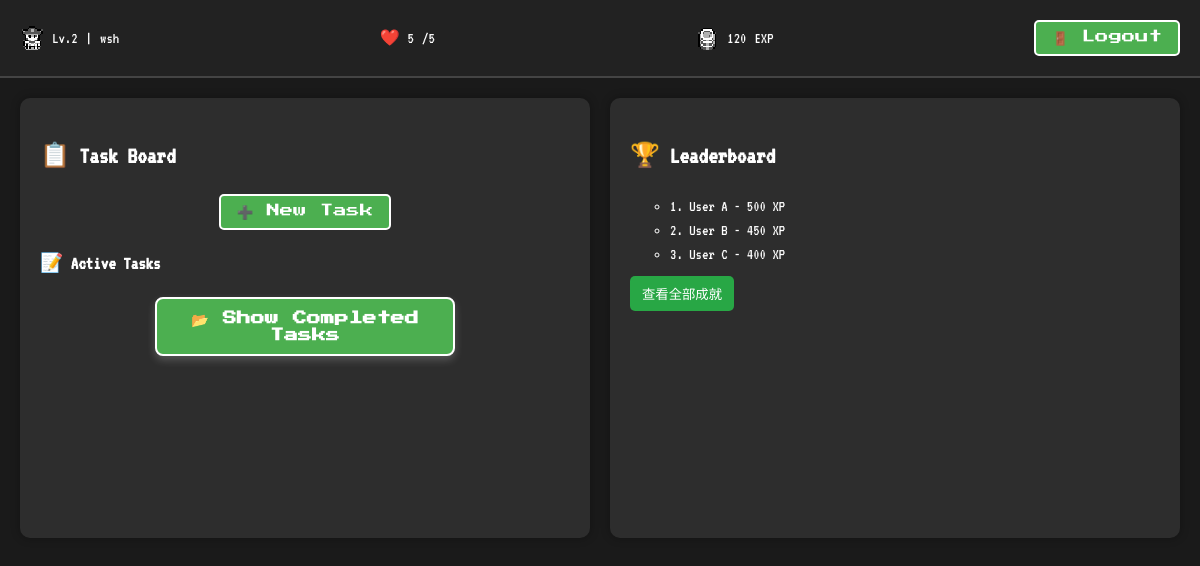
Screenshot of /dashboard/ (signed in) with the database file from the repository.
### timehero/models.py (models this page shows, shortened)
class User(AbstractUser):
    level = models.IntegerField(default=1)
    exp = models.IntegerField(default=0)
    hp = models.IntegerField(default=5)
    achievements = models.ManyToManyField('Achievement', through='AchievementProgress')
    groups = models.ManyToManyField(Group,
                                    verbose_name='groups',
                                    blank=True,
                                    help_text='The groups this user belongs to. A user will get all permissions granted to each of their groups.',
                                    related_name="timehero_user_groups",
                                    related_query_name="user",)
    user_permissions = models.ManyToManyField(Permission,
                                    verbose_name='user permissions',
                                    blank=True,
                                    help_text='Specific permissions for this user.',
                                    related_name="timehero_user_permissions",
                                    related_query_name="user",)
    security_question = models.CharField(max_length=255, blank=True)
    security_answer = models.CharField(max_length=255, blank=True)
    email = models.EmailField(unique=True)
    security_answer_attempts = models.IntegerField(default=0)
    is_locked = models.BooleanField(default=False)
    last_attempt_time = models.DateTimeField(null=True, blank=True)

### timehero/views.py (the view)
# urls.py: path("dashboard/", dashboard_view, name="dashboard"),
@login_required  # 确保用户必须登录才能访问
def dashboard_view(request):
    tasks = Task.objects.filter(user=request.user)  # 获取当前用户的任务
    tasks = process_tasks_for_dashboard(tasks)
    return render(request, "dashboard.html")

### timehero/services.py (called while the page is built)
def process_tasks_for_dashboard(tasks):
    for task in tasks:
        task.tags_list = (
            [tag.strip() for tag in task.tags.split(",")] if task.tags else []
        )
        task.checklist_items = (
            [item.strip() for item in task.checklist.split("\n")]
            if task.checklist
            else []
        )
        task.notes_content = task.notes.strip() if task.notes else ""
    return tasks

### timehero/templates/dashboard.html (shortened to what this page needs)
{% load static %}
<!DOCTYPE html>
<html lang="en">
<head>
    <link rel="stylesheet" href="{% static 'css/pixel.css' %}">
    <link rel="stylesheet" href="{% static 'css/dashboard.css' %}">
    <link rel="stylesheet" href="https://cdn.jsdelivr.net/npm/flatpickr/dist/flatpickr.min.css">
</head>
<body>
    <div class="status-bar">
        <div class="status-item">
            <img src="{% static 'sprites/hero.png' %}" class="pixel-icon">
            <span id="level">Lv.{{ user.level }}</span> | <span>{{ user.username }}</span>
        </div>
        <div class="status-item">
            ❤️ <span id="hp">{{ user.hp }}</span>/5
        </div>
        <div class="status-item">
            <img src="{% static 'sprites/coins.png' %}" class="pixel-icon">
            <span id="exp">{{ user.exp }}</span> EXP
        </div>
        <div class="status-item logout">
            <form action="{% url 'logout' %}?next={% url 'index' %}" method="post">
                <button type="submit" class="pixel-btn logout-btn">🚪 Logout</button>
            </form>
        </div>
    </div>
    <div class="main-content flex">
        <div class="task-board" id="task-board">
            <h2 class="pixel-title">📋 Task Board</h2>
            <button class="pixel-btn" onclick="openTaskModal()">➕ New Task</button>
            <div class="task-list-container">
                <div id="active-tasks">
                    <h3>📝 Active Tasks</h3>
                </div>
                <button class="pixel-btn toggle-completed-btn" onclick="toggleCompletedTasks()">📂 Show Completed
                    Tasks</button>
            </div>
        </div>
        <div id="leaderboard-container" class="task-board">
            <h2 class="pixel-title">🏆 Leaderboard</h2>
            <ul class="leaderboard">
                <ul>
                    <li>1. User A - 500 XP</li>
                    <li>2. User B - 450 XP</li>
                    <li>3. User C - 400 XP</li>
                </ul>
                <button class="achievements-button">查看全部成就</button>
        </div>
    </div>
</body>
</html>

### timehero/static/css/pixel.css (style rules this page uses)
body { background: #f4f0f0; color: #8bc34a; font-family: 'Press Start 2P', cursive; font-size: 16px; line-height: 1.5; display: flex; flex-direction: column; justify-content: center; align-items: center; height: 100vh; margin: 0; }
.pixel-btn,.complete-task-btn, .toggle-completed-btn { display: block; margin: 10px auto; text-decoration: none; text-align: center; color: white; background-color: #4CAF50; border: 2px solid #fff; border-radius: 5px; padding: 8px 16px; font-family: 'Press Start 2P', cursive; }
.pixel-icon { width: 24px; height: 24px; image-rendering: pixelated; }

### timehero/static/css/dashboard.css (style rules this page uses)
body { display: block; background: #1a1a1a; color: white; font-family: 'VT323', monospace; font-size: 16px; margin: 0; padding: 0; }
.status-bar { display: flex; justify-content: space-between; align-items: center; background: #222; padding: 10px 20px; font-size: 16px; width: 100%; border-bottom: 2px solid #444; box-sizing: border-box; overflow: hidden; }
.status-item { display: flex; align-items: center; gap: 8px; }
.main-content { display: flex; justify-content: space-between; align-items: flex-start; flex: 1; padding: 20px; gap: 20px; overflow: auto; }
#task-board, #leaderboard-container { flex: 1; padding: 20px; background: #2d2d2d; border-radius: 10px; box-shadow: 0 0 10px rgba(0, 0, 0, 0.3); min-height: 400px; }
.leaderboard { list-style: none; padding-left: 0; }
.task-list-container { margin-top: 20px; }
.complete-task-btn, .toggle-completed-btn { width: 90%; max-width: 300px; padding: 12px; font-size: 14px; color: white; background-color: #4CAF50; border: 2px solid #fff; font-weight: bold; border-radius: 8px; cursor: pointer; text-align: center; display: flex; justify-content: center; align-items: center; margin: 10px auto; box-shadow: 0px 4px 8px rgba(255, 255, 255, 0.2); }
.achievements-button { align-self: flex-end; margin-top: 10px; padding: 8px 12px; background: #28a745; color: white; border: none; border-radius: 5px; cursor: pointer; }

### rows the page displays
User: level "2", username "wsh", hp "5", exp "120"
